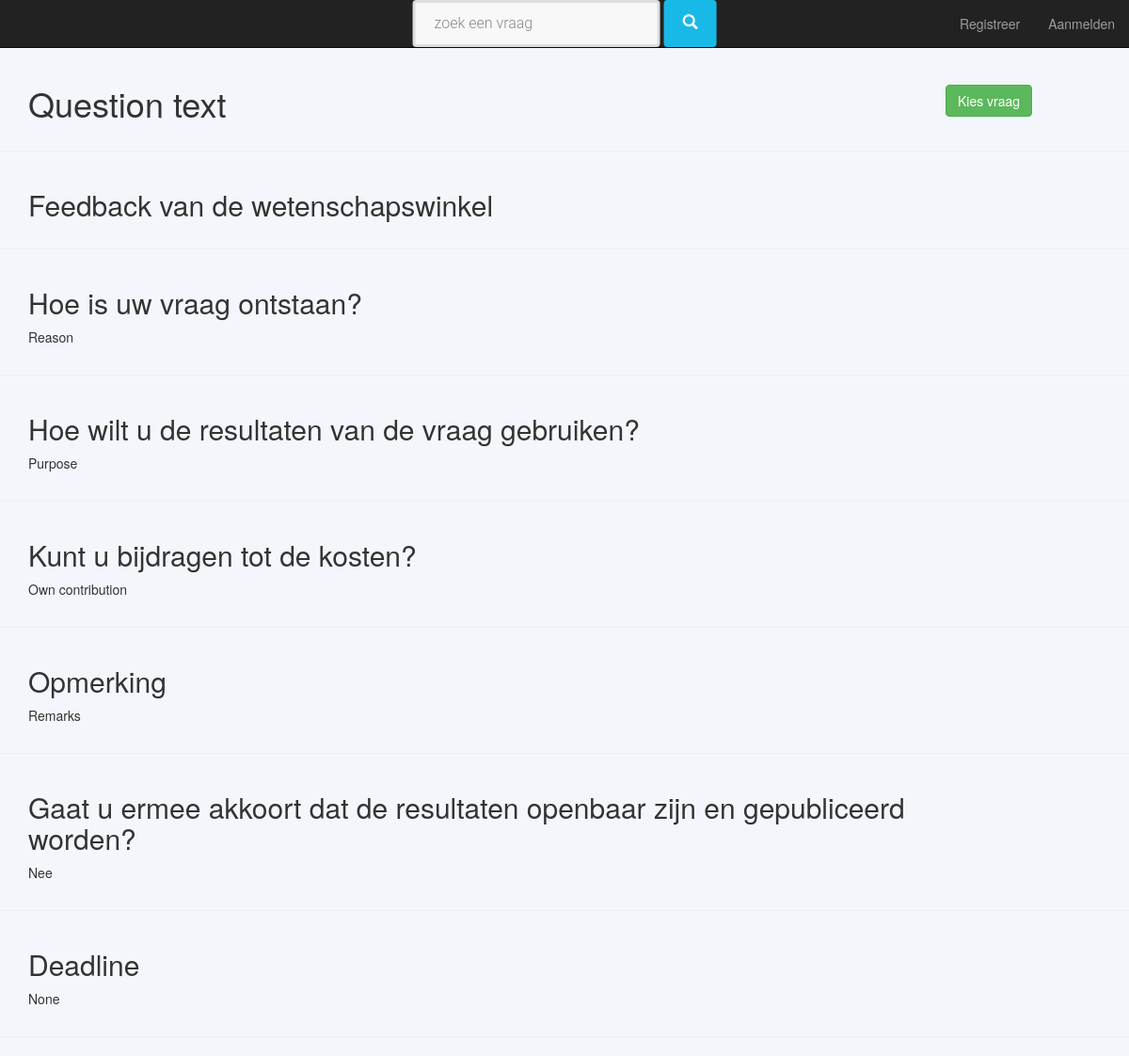
The page /dbwwinkel/detail_organisation/1 on the database as committed earlier.
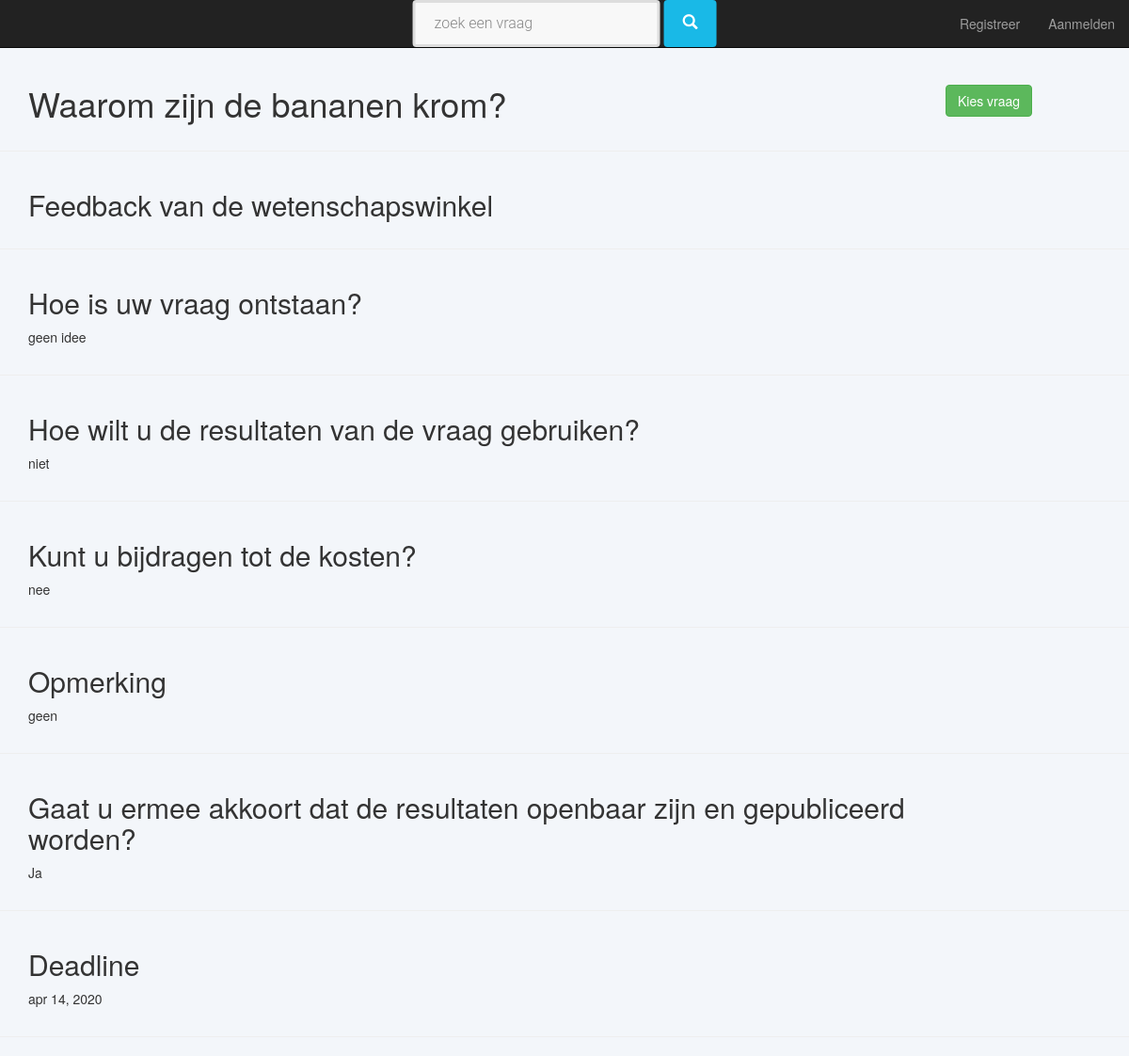
The same page on the database as committed later.
### dbwwinkel/models.py (models this page shows, shortened)
class Question(models.Model):
    question_text = models.TextField()
    reason = models.TextField()
    purpose = models.TextField()
    own_contribution = models.TextField()
    remarks = models.TextField(blank=True)
    internal_remarks = models.TextField(blank=True)
    how_know_WW = models.TextField(blank=True)
    deadline = models.DateField(blank=True, null=True)
    public = models.BooleanField()
    creation_date = models.DateTimeField(default=timezone.now)
    active = models.BooleanField(default=True)
    status = models.ForeignKey(State)
    region = models.ManyToManyField(Region)
    organisation = models.ForeignKey(Organisation)
    keyword = models.ManyToManyField(Keyword)
    question_subject = models.ManyToManyField(QuestionSubject, blank=True)
    study_field = models.ManyToManyField(StudyField, blank=True)
    def get_status_name(self):
        state_names = [_("nieuw"), _("verwerking centraal"), _("verwerkt centraal"), _("verwerking_regionaal"),
                       _("vrij"), _("gereserveerd"),_("lopend"), _("afgerond"), _("geweigerd"), _("ingetrokken")]
        return state_names[self.status.id - 1]
    status_name = property(get_status_name)
    class Meta:
        default_permissions = ('add', 'delete')
        permissions = (
            ('view_draft_question', _('Can view draft question')),
            ('edit_draft_question', _('Can edit draft question')),
            ('view_in_progress_central_question', _('Can view in progress question central')),
            ('edit_in_progress_central_question', _('Can edit in progress question central')),
            ('view_processed_central_question', _('Can view processed question central')),
            ('edit_processed_central_question', _('Can edit processed question central')),
            ('view_in_progress_regional_question', _('Can view in progress question regional')),
            ('edit_in_progress_regional_question', _('Can edit in progress question regional')),
            ('edit_public_question', _('Can edit public question')),
            ('edit_reserved_question', _('Can edit reserved question')),
            ('view_ongoing_question', _('Can view ongoing question')),
            ('edit_ongoing_question', _('Can edit ongoing question')),
            ('view_finished_question', _('Can view finished question')),
            ('edit_finished_question', _('Can edit finished question')),
            ('view_denied_question', _('Can view denied question')),
            ('edit_denied_question', _('Can edit denied question')),
            ('view_revoked_question', _('Can view revoked question')),
            ('edit_revoked_question', _('Can edit revoked question')),
        )

### dbwwinkel/views.py (the view)
# urls.py: url(r'^detail_organisation/(?P<question_id>[0-9]+)', views.detail, name='detail_organisation'),
def detail(request, question_id):
    question = Question.objects.get(id=question_id)
    button_template = "dbwwinkel/detail_question_buttons/default.html"
    if request.user.is_authenticated == False: # Then the user is a student
        button_template = "dbwwinkel/detail_question_buttons/student.html"
    elif OrganisationUser.objects.filter(id = request.user.id).exists():
        if request.user.has_perm('edit_question', question):
            button_template = "dbwwinnkel/detail_question_buttons/organisations.html"
    context = {'question': question,
               'button_template': button_template}
    return render(request, 'dbwwinkel/detail_question.html', context)

### dbwwinkel/templates/dbwwinkel/detail_question.html (shortened to what this page needs)
{% extends "base/base.html" %}
{% load cms_tags menu_tags sekizai_tags staticfiles %}
{% block content %}
    <div class = "container">
        <div class="row">
            <div class = "col-md-10">
                <h1>{{ question.question_text }}</h1>
                </div>
            <div class = "col-md-2">
                <br>
                {% include button_template %}
            </div>
        </div>
    </div>
    <hr />
       <div class = "container">
        <div class="row">
            <div class = "col-md-11">
                <h2>Feedback van de wetenschapswinkel</h2>
            </div>
        </div>
    </div>
    <hr/>
    <div class = "container">
        <div class="row">
            <div class = "col-md-11">
                <h2>Hoe is uw vraag ontstaan?</h2>
                <p>{{ question.reason }}</p>
            </div>
        </div>
    </div>
    <hr />
    <div class = "container">
        <div class="row">
            <div class = "col-md-11">
                <h2>Hoe wilt u de resultaten van de vraag gebruiken?</h2>
                <p>{{ question.purpose }}</p>
            </div>
        </div>
    </div>
    <hr/>
        <div class = "container">
        <div class="row">
            <div class = "col-md-11">
                <h2>Kunt u bijdragen tot de kosten?</h2>
                <p>{{ question.own_contribution }}</p>
            </div>
        </div>
    </div>
    <hr/>
       <div class = "container">
        <div class="row">
            <div class = "col-md-11">
                <h2>Opmerking</h2>
                <p>{{ question.remarks }}</p>
            </div>
        </div>
    </div>
    <hr/>
       <div class = "container">
        <div class="row">
            <div class = "col-md-11">
                <h2>Gaat u ermee akkoort dat de resultaten openbaar zijn en gepubliceerd worden?</h2>
                {% if question.public is True  %}
                <p>Ja</p>
                {% else %}
                <p>Nee</p>
                {% endif %}
            </div>
        </div>
    </div>
    <hr/>
    <div class = "container">
        <div class="row">
            <div class = "col-md-11">
                <h2>Deadline</h2>
                <p>{{ question.deadline }}</p>
            </div>
        </div>
    </div>
    <hr/>
{% endblock %}

### templates/base/base.html (shortened to what this page needs)
{% load cms_tags sekizai_tags static menu_tags  %}
<!doctype html>
<html>
    <head>
    <link rel="stylesheet" href="{% static 'dbwwinkel/css/bootstrap.css' %}">
    <link rel="stylesheet" href="{% static 'dbwwinkel/css/wwinkel.css' %} ">
    </head>
    <body>
        <nav class="navbar navbar-t navbar-inverse bg-inverse navbar-fixed-top">
             <ul class = "nav navbar-nav navbar-center">
              <li class="nav-item">
                 <form action =  "{% url 'list_questions'  %} " method="get" accept-charset="utf-8" >
                    <div class ="form-inline">
                    <input type ="text" placeholder="zoek een vraag" name="search_text">
                    <button type="submit" class="btn btn-default">
                        <i class ="glyphicon glyphicon-search"></i>
                        </button>
                    </div>
                    </form>
                </li>
            </ul>
            <ul class="nav navbar-nav navbar-right">
                {% if user.is_authenticated %}
                    <li class="nav-item">
                        <a href="{% url 'register_question' %}">Stel een vraag</a>
                    </li>
                    <li class="nav-item">
                    <a href="{% url 'logout' %}">Afmelden</a>
                    </li>
                {% else %}
                <li class="nav-item">
                    <a href= "{% url 'register_user' %}">Registreer</a>
                </li>
                <li class="nav-item">
                    <a href={% url 'login' %}>Aanmelden</a>
                </li>
                {% endif %}
            </ul>
</nav>
           {% block content %}{% endblock content %}
    </body>
</html>

### dbwwinkel/templates/dbwwinkel/detail_question_buttons/student.html
<a class="btn btn-success pull-down" href = "{% url 'edit_question' question.id %}">Kies vraag
</a>

### dbwwinkel/static/dbwwinkel/css/wwinkel.css (style rules this page uses)
body { background-color: #F3F6FA; padding-top: 70px; }
input[type="text"], input[type="password"], input[type= "number"], input[type = "email"], input[type = "tel"], input[type = "url"], input[type = "date"], textarea,select.form-control { height: 50px; margin: 0; padding: 0 20px; vertical-align: middle; background: #f8f8f8; border: 3px solid #ddd; font-family: 'Roboto', sans-serif; font-size: 16px; font-weight: 300; line-height: 50px; color: #888; -moz-border-radius: 4px; -webkit-border-radius: 4px; border-radius: 4px; -moz-box-shadow: none; -webkit-box-shadow: none; box-shadow: none; -o-transition: all .3s; -moz-transition: all .3s; -webkit-transition: all .3s; -ms-transition: all .3s; transition: all .3s; }
button.btn { height: 50px; margin: 0; padding: 0 20px; vertical-align: middle; background: #19b9e7; border: 0; font-family: 'Roboto', sans-serif; font-size: 16px; font-weight: 300; line-height: 50px; color: #fff; -moz-border-radius: 4px; -webkit-border-radius: 4px; border-radius: 4px; text-shadow: none; -moz-box-shadow: none; -webkit-box-shadow: none; box-shadow: none; -o-transition: all .3s; -moz-transition: all .3s; -webkit-transition: all .3s; -ms-transition: all .3s; transition: all .3s; }
.navbar-nav.navbar-right:last-child { margin-right: 0; }
@media (min-width: 768px) { .navbar-nav.navbar-center { position: absolute; left: 50%; transform: translatex(-50%); } }

Rows that differ between the two databases and show on the page:
changed Question: question_text "Question text" → "Waarom zijn de bananen krom?"; reason "Reason" → "geen idee"; purpose "Purpose" → "niet"; own_contribution "Own contribution" → "nee"; remarks "Remarks" → "geen"; public False → True (drawn); deadline "None" → "apr 14, 2020"
Other text that changed with them:
text no longer shown: "Nee"
text now shown: "Ja"
